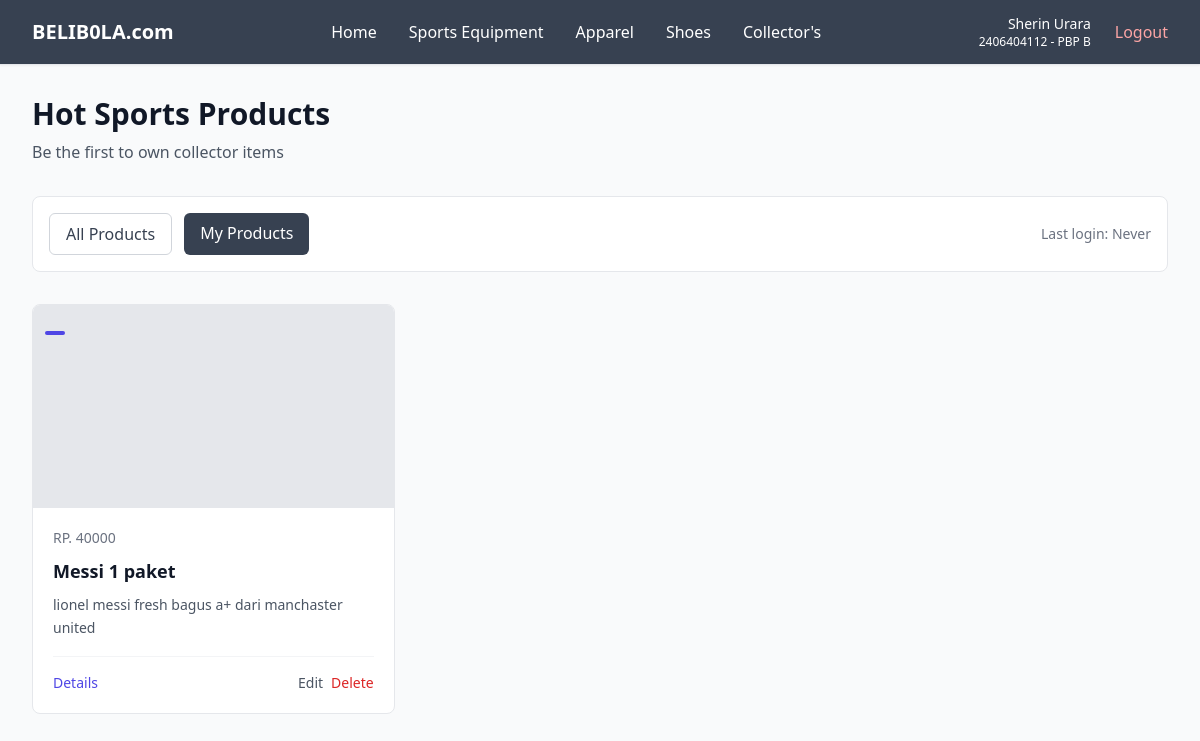
Page /?filter=my (signed in) on the committed database.
### main/models.py (models this page shows, shortened)
class Products(models.Model):
    CATEGORY_CHOICES = [
        ('bola biasa', 'Bola Biasa'),
        ('update', 'Update'),
        ('exclusive', 'Exclusive'),
        ('bola luar biasa', 'Bola Luar Biasa'),
        ('kolektor', 'Kolektor'),
        ('signed', 'Signed'),
    ]
    seller = models.ForeignKey(User, on_delete=models.CASCADE, null=True)
    id = models.UUIDField(primary_key=True, default=uuid.uuid4, editable=False)
    name = models.CharField()
    price = models.IntegerField()
    description = models.TextField()
    thumbnail = models.URLField()
    category = models.CharField(max_length=20, choices=CATEGORY_CHOICES, default='update')
    is_featured = models.BooleanField(default=False)

### main/views.py (the view)
# urls.py: path('', show_main, name='show_main'),
@login_required(login_url='/login')
def show_main(request):
    filter_type = request.GET.get('filter', 'all')  # default to 'all'
    if filter_type == "my":
        products_list = Products.objects.filter(seller=request.user)
    else:
        products_list = Products.objects.all()
    context = {
        'app' : 'BeliBola',
        'npm' : '2406404112',
        'name': 'Sherin Urara',
        'class': 'PBP B',
        'products_list': products_list,
        'last_login': request.COOKIES.get('last_login',"Never"),
        'username': request.COOKIES.get('username', "Never")
    }
    return render(request, "main.html", context)

### main/templates/main.html (shortened to what this page needs)
{% extends 'base.html' %}
{% load static %}
{% block content %}
{% include 'navbar.html' %}
 <div class="bg-gray-50 w-full pt-16 min-h-screen">
  <div class="max-w-7xl mx-auto px-4 sm:px-6 lg:px-8 py-8">
    <div class="mb-8">
      <h1 class="text-3xl font-bold text-gray-900 mb-2">Hot Sports Products</h1>
      <p class="text-gray-600">Be the first to own collector items</p>
    </div>
    <div class="flex flex-col sm:flex-row sm:items-center sm:justify-between mb-8 bg-white rounded-lg border border-gray-200 p-4">
      <div class="flex space-x-3 mb-4 sm:mb-0">
        <a href="?" class="{% if request.GET.filter == 'all' or not request.GET.filter  %} bg-gray-700 text-white{% else %}bg-white text-gray-700 border border-gray-300{% endif %} px-4 py-2 rounded-md font-medium transition-colors hover:bg-gray-500 hover:text-white">
          All Products
        </a>
        <a href="?filter=my" class="{% if request.GET.filter == 'my' %} bg-gray-700 text-white{% else %}bg-white text-gray-700 border border-gray-300{% endif %} px-4 py-2 rounded-md font-medium transition-colors hover:bg-gray-500 hover:text-white">
          My Products
        </a>
      </div>
      {% if user.is_authenticated %}
        <div class="text-sm text-gray-500">
          Last login: {{ last_login }}
        </div>
      {% endif %}
    </div>
 {% if not products_list %}
      <div class="bg-white rounded-lg border border-gray-200 p-12 text-center">
        <div class="w-32 h-32 mx-auto mb-4">
          <img src="{% static 'image/no-products.png' %}" alt="No products available" class="w-full h-full object-contain">
        </div>
        <h3 class="text-lg font-medium text-gray-900 mb-2">No Products on BeliB0la</h3>
        <p class="text-gray-500 mb-6">Be the first to add a product to belibola!</p>
        <a href="{% url 'main:create_products' %}" class="inline-flex items-center px-4 py-2 bg-grey-600 text-white rounded-md hover:bg-green-700 transition-colors">
          Sell Product
        </a>
      </div>
    {% else %}
      <div class="grid grid-cols-1 md:grid-cols-2 lg:grid-cols-3 gap-6">
        {% for products in products_list %}
          {% include 'card_product.html' with product=product %}
        {% endfor %}
      </div>
    {% endif %}
 {% endblock content %}

### main/templates/navbar.html (shortened to what this page needs)
<nav class="fixed top-0 left-0 w-full bg-gray-700 border-b border-gray-200 shadow-sm z-50">
    <div class="max-w-7xl mx-auto px-6 lg:px-8">
      <div class="flex items-center justify-between h-16">
        <div class="flex items-center">
          <h1 class="text-xl font-semibold text-gray-900">
            <span class="text-white">BELIB0LA.com</span>
          </h1>
        </div>
        <div class="hidden md:flex items-center space-x-8">
          <a href="/" class="text-white hover:text-gray-500 font-medium transition-colors">
            Home
          </a>
          <a href="{% url 'main:create_products' %}" class="text-white hover:text-gray-500 font-medium transition-colors">
            Sports Equipment
          </a>
          <a href="{% url 'main:create_products' %}" class="text-white hover:text-gray-500 font-medium transition-colors">
            Apparel
          </a>
          <a href="{% url 'main:create_products' %}" class="text-white hover:text-gray-500 font-medium transition-colors">
            Shoes
          </a>
          <a href="{% url 'main:create_products' %}" class="text-white hover:text-gray-500 font-medium transition-colors">
            Collector's
          </a>
        </div>
        <div class="hidden md:flex items-center space-x-6">
          {% if user.is_authenticated %}
            <div class="text-right">
              <div class="text-sm font-medium text-white">{{ name|default:user.username }}</div>
              <div class="text-xs text-white">{{ npm|default:"Student" }} - {{ class|default:"Class" }}</div>
            </div>
            <a href="{% url 'main:logout' %}" class="text-red-300 hover:text-red-700 font-medium transition-colors">
              Logout
            </a>
          {% endif %}
        </div>
      </div>
    </div>
  </nav>

### main/templates/card_product.html (shortened to what this page needs)
{% load static %}
<article class="bg-white rounded-lg border border-gray-200 hover:shadow-lg transition-shadow duration-300 overflow-hidden">
  <div class="aspect-[16/9] relative overflow-hidden">
    {% if news.thumbnail %}
      <img src="{{ products.thumbnail }}" alt="{{ products.name }}" class="w-full h-full object-cover">
    {% else %}
      <div class="w-full h-full bg-gray-200"></div>
    {% endif %}
    <div class="absolute top-3 left-3">
      <span class="inline-flex items-center px-2.5 py-0.5 rounded-md text-xs font-medium bg-indigo-600 text-white">
      </span>
    </div>
  </div>
  <div class="p-5">
    <div class="flex items-center text-sm text-gray-500 mb-3">
      <h1>RP. {{ products.price }}</h1>
    </div>
    <h3 class="text-lg font-semibold text-gray-900 mb-3 line-clamp-2 leading-tight">
      <a href="{% url 'main:show_products' products.id %}" class="hover:text-indigo-600 transition-colors">
        {{ products.name }}
      </a>
    </h3>
    <p class="text-gray-600 text-sm leading-relaxed line-clamp-3 mb-4">
      {{ products.description|truncatewords:20 }}
    </p>
    {% if user.is_authenticated and products.seller == user %}
      <div class="flex items-center justify-between pt-4 border-t border-gray-100">
        <a href="{% url 'main:show_products' products.id %}" class="text-indigo-600 hover:text-indigo-700 font-medium text-sm transition-colors">
          Details
        </a>
        <div class="flex space-x-2">
          <a href="{% url 'main:edit_product' products.id %}" class="text-gray-600 hover:text-gray-700 text-sm transition-colors">
            Edit
          </a>
          <a href="{% url 'main:delete_product' products.id %}" class="text-red-600 hover:text-red-700 text-sm transition-colors">
            Delete
          </a>
        </div>
      </div>
    {% else %}
      <div class="pt-4 border-t border-gray-100">
        <a href="{% url 'main:show_products' products.id %}" class="text-indigo-600 hover:text-indigo-700 font-medium text-sm transition-colors">
          Details →
        </a>
      </div>
    {% endif %}
  </div>
</article>

### rows in the picture
Products: price "40000", name "Messi 1 paket", description "lionel messi fresh bagus a+ dari manchaster united", shows "Details"

### other values in the picture
{{ name|default:user.username }} "Sherin Urara"
{{ npm|default:"Student" }} "2406404112"
{{ class|default:"Class" }} "PBP B"
{{ last_login }} "Never"
